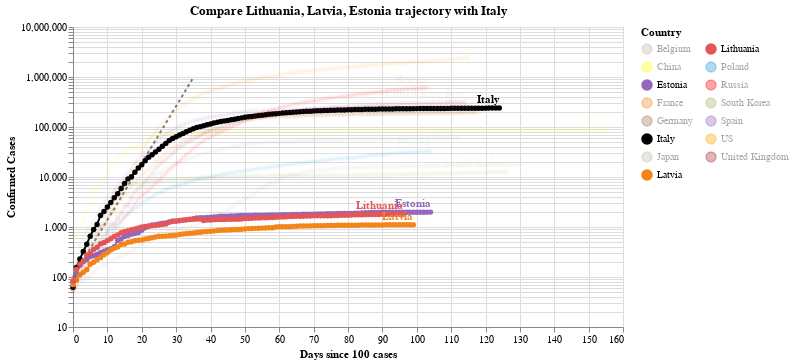

Notebook cell for this chart:
### Code cell
#hide_input
chart3 = make_since_chart(dff2, ['Lithuania', 'Latvia', 'Estonia'], baseline_countries)
chart3

### Figure 1 — Vega-Lite specification as saved in the notebook (floating-point values rounded to 4 significant figures; data arrays with more than 128 entries replaced by an {"elided": "..."} marker saying what was removed)
{"config": {"view": {"continuousWidth": 400, "continuousHeight": 300}}, "layer": [{"data": {"name": "data-628230001892d6798b50651be41d1b3e"}, "mark": {"type": "line", "color": "black", "opacity": 0.5, "strokeDash": [3, 3]}, "encoding": {"x": {"type": "quantitative", "field": "Days since 100 cases"}, "y": {"type": "quantitative", "field": "Confirmed Cases"}}}, {"data": {"name": "data-542597a31ee715cbeeea5dd77a4e551d"}, "mark": {"type": "line", "point": true}, "encoding": {"color": {"type": "nominal", "field": "Country", "legend": {"columns": 2}, "scale": {"domain": ["Belgium", "China", "Estonia", "France", "Germany", "Italy", "Japan", "Latvia", "Lithuania", "Poland", "Russia", "South Korea", "Spain", "US", "United Kingdom"], "range": ["#C1B7AD", "yellow", "#9467bd", "#F58518", "#9D755D", "black", "#C1B7AD", "#F58518", "#E45756", "#2495D3", "red", "#A1BA59", "#9467bd", "orange", "brown"]}}, "opacity": {"condition": {"value": 1, "selection": "selector002"}, "value": 0.05}, "tooltip": [{"type": "nominal", "field": "Country"}, {"type": "temporal", "field": "Date"}, {"type": "quantitative", "field": "Confirmed Cases"}, {"type": "quantitative", "field": "Days since 100 cases"}], "x": {"type": "quantitative", "field": "Days since 100 cases"}, "y": {"type": "quantitative", "field": "Confirmed Cases", "scale": {"type": "log"}}}, "selection": {"selector002": {"type": "multi", "fields": ["Country"], "bind": "legend", "init": [{"Country": "Lithuania"}, {"Country": "Latvia"}, {"Country": "Estonia"}, {"Country": "Italy"}]}}, "width": 550}, {"data": {"name": "data-542597a31ee715cbeeea5dd77a4e551d"}, "mark": {"type": "text", "align": "right", "dy": -8, "fontWeight": "bold"}, "encoding": {"color": {"type": "nominal", "field": "Country", "legend": {"columns": 2}, "scale": {"domain": ["Belgium", "China", "Estonia", "France", "Germany", "Italy", "Japan", "Latvia", "Lithuania", "Poland", "Russia", "South Korea", "Spain", "US", "United Kingdom"], "range": ["#C1B7AD", "yellow", "#9467bd", "#F58518", "#9D755D", "black", "#C1B7AD", "#F58518", "#E45756", "#2495D3", "red", "#A1BA59", "#9467bd", "orange", "brown"]}}, "opacity": {"condition": {"value": 1, "selection": "selector002"}, "value": 0.05}, "text": {"type": "nominal", "field": "Country"}, "tooltip": [{"type": "nominal", "field": "Country"}, {"type": "temporal", "field": "Date"}, {"type": "quantitative", "field": "Confirmed Cases"}, {"type": "quantitative", "field": "Days since 100 cases"}], "x": {"type": "quantitative", "field": "Days since 100 cases"}, "y": {"type": "quantitative", "field": "Confirmed Cases", "scale": {"type": "log"}}}, "transform": [{"filter": "(datum['Date'] >= 1593043200000)"}], "width": 550}], "title": "Compare Lithuania, Latvia, Estonia trajectory with Italy", "$schema": "https://vega.github.io/schema/vega-lite/v4.0.2.json", "datasets": {"data-628230001892d6798b50651be41d1b3e": [{"Days since 100 cases": 0, "Confirmed Cases": 100.0}, {"Days since 100 cases": 1, "Confirmed Cases": 130.0}, {"Days since 100 cases": 2, "Confirmed Cases": 169.0}, {"Days since 100 cases": 3, "Confirmed Cases": 219.7}, {"Days since 100 cases": 4, "Confirmed Cases": 285.6}, {"Days since 100 cases": 5, "Confirmed Cases": 371.3}, {"Days since 100 cases": 6, "Confirmed Cases": 482.7}, {"Days since 100 cases": 7, "Confirmed Cases": 627.5}, {"Days since 100 cases": 8, "Confirmed Cases": 815.7}, {"Days since 100 cases": 9, "Confirmed Cases": 1060.0}, {"Days since 100 cases": 10, "Confirmed Cases": 1379.0}, {"Days since 100 cases": 11, "Confirmed Cases": 1792.0}, {"Days since 100 cases": 12, "Confirmed Cases": 2330.0}, {"Days since 100 cases": 13, "Confirmed Cases": 3029.0}, {"Days since 100 cases": 14, "Confirmed Cases": 3937.0}, {"Days since 100 cases": 15, "Confirmed Cases": 5119.0}, {"Days since 100 cases": 16, "Confirmed Cases": 6654.0}, {"Days since 100 cases": 17, "Confirmed Cases": 8650.0}, {"Days since 100 cases": 18, "Confirmed Cases": 11250.0}, {"Days since 100 cases": 19, "Confirmed Cases": 14620.0}, {"Days since 100 cases": 20, "Confirmed Cases": 19000.0}, {"Days since 100 cases": 21, "Confirmed Cases": 24710.0}, {"Days since 100 cases": 22, "Confirmed Cases": 32120.0}, {"Days since 100 cases": 23, "Confirmed Cases": 41750.0}, {"Days since 100 cases": 24, "Confirmed Cases": 54280.0}, {"Days since 100 cases": 25, "Confirmed Cases": 70560.0}, {"Days since 100 cases": 26, "Confirmed Cases": 91730.0}, {"Days since 100 cases": 27, "Confirmed Cases": 119300.0}, {"Days since 100 cases": 28, "Confirmed Cases": 155000.0}, {"Days since 100 cases": 29, "Confirmed Cases": 201500.0}, {"Days since 100 cases": 30, "Confirmed Cases": 262000.0}, {"Days since 100 cases": 31, "Confirmed Cases": 340600.0}, {"Days since 100 cases": 32, "Confirmed Cases": 442800.0}, {"Days since 100 cases": 33, "Confirmed Cases": 575600.0}, {"Days since 100 cases": 34, "Confirmed Cases": 748300.0}, {"Days since 100 cases": 35, "Confirmed Cases": 972800.0}], "data-542597a31ee715cbeeea5dd77a4e551d": {"elided": "1748 records"}}}
